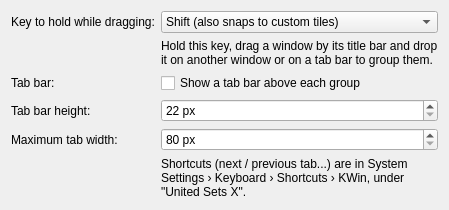
<?xml version="1.0" encoding="UTF-8"?>
<ui version="4.0">
 <class>UnitedSetsXConfig</class>
 <widget class="QWidget" name="UnitedSetsXConfig">
  <layout class="QFormLayout" name="form">
   <item row="0" column="0">
    <widget class="QLabel" name="modifierLabel">
     <property name="text"><string>Key to hold while dragging:</string></property>
     <property name="buddy"><cstring>kcfg_GroupModifier</cstring></property>
    </widget>
   </item>
   <item row="0" column="1">
    <widget class="QComboBox" name="kcfg_GroupModifier">
     <item><property name="text"><string>Shift (also snaps to custom tiles)</string></property></item>
     <item><property name="text"><string>Ctrl</string></property></item>
     <item><property name="text"><string>Alt</string></property></item>
     <item><property name="text"><string>Meta</string></property></item>
    </widget>
   </item>
   <item row="1" column="1">
    <widget class="QLabel" name="modifierHint">
     <property name="text"><string>Hold this key, drag a window by its title bar and drop it on another window or on a tab bar to group them.</string></property>
     <property name="wordWrap"><bool>true</bool></property>
    </widget>
   </item>
   <item row="2" column="0">
    <widget class="QLabel" name="tabBarLabel">
     <property name="text"><string>Tab bar:</string></property>
    </widget>
   </item>
   <item row="2" column="1">
    <widget class="QCheckBox" name="kcfg_ShowTabBar">
     <property name="text"><string>Show a tab bar above each group</string></property>
    </widget>
   </item>
   <item row="3" column="0">
    <widget class="QLabel" name="heightLabel">
     <property name="text"><string>Tab bar height:</string></property>
     <property name="buddy"><cstring>kcfg_TabBarHeight</cstring></property>
    </widget>
   </item>
   <item row="3" column="1">
    <widget class="QSpinBox" name="kcfg_TabBarHeight">
     <property name="suffix"><string> px</string></property>
     <property name="minimum"><number>22</number></property>
     <property name="maximum"><number>64</number></property>
    </widget>
   </item>
   <item row="4" column="0">
    <widget class="QLabel" name="widthLabel">
     <property name="text"><string>Maximum tab width:</string></property>
     <property name="buddy"><cstring>kcfg_TabWidth</cstring></property>
    </widget>
   </item>
   <item row="4" column="1">
    <widget class="QSpinBox" name="kcfg_TabWidth">
     <property name="suffix"><string> px</string></property>
     <property name="minimum"><number>80</number></property>
     <property name="maximum"><number>600</number></property>
    </widget>
   </item>
   <item row="5" column="1">
    <widget class="QLabel" name="shortcutHint">
     <property name="text"><string>Shortcuts (next / previous tab...) are in System Settings › Keyboard › Shortcuts › KWin, under "United Sets X".</string></property>
     <property name="wordWrap"><bool>true</bool></property>
    </widget>
   </item>
  </layout>
 </widget>
 <resources/>
 <connections/>
</ui>
